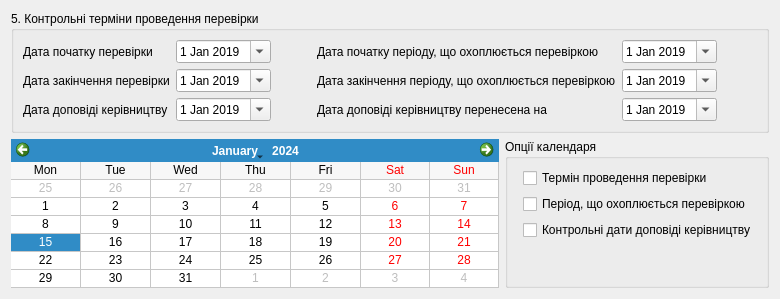
       <widget class="QWidget" name="tabDates">
        <attribute name="title">
         <string>Терміни</string>
        </attribute>
        <layout class="QGridLayout" name="gridLayout_8">
         <item row="0" column="0">
          <widget class="QGroupBox" name="grpDates">
           <property name="title">
            <string>5. Контрольні терміни проведення перевірки</string>
           </property>
           <property name="flat">
            <bool>false</bool>
           </property>
           <layout class="QGridLayout" name="gridLayout_3">
            <item row="0" column="0">
             <widget class="QLabel" name="lblInspectionFrom">
              <property name="text">
               <string>Дата початку перевірки</string>
              </property>
             </widget>
            </item>
            <item row="0" column="1">
             <widget class="QDateEdit" name="fldInspectionFrom">
              <property name="calendarPopup">
               <bool>true</bool>
              </property>
              <property name="date">
               <date>
                <year>2019</year>
                <month>1</month>
                <day>1</day>
               </date>
              </property>
             </widget>
            </item>
            <item row="1" column="0">
             <widget class="QLabel" name="lblInspectionTo">
              <property name="text">
               <string>Дата закінчення перевірки</string>
              </property>
             </widget>
            </item>
            <item row="1" column="1">
             <widget class="QDateEdit" name="fldInspectionTo">
              <property name="calendarPopup">
               <bool>true</bool>
              </property>
              <property name="date">
               <date>
                <year>2019</year>
                <month>1</month>
                <day>1</day>
               </date>
              </property>
             </widget>
            </item>
            <item row="2" column="0">
             <widget class="QLabel" name="lblControlDate">
              <property name="text">
               <string>Дата доповіді керівництву</string>
              </property>
             </widget>
            </item>
            <item row="2" column="1">
             <widget class="QDateEdit" name="fldControlDate">
              <property name="calendarPopup">
               <bool>true</bool>
              </property>
              <property name="date">
               <date>
                <year>2019</year>
                <month>1</month>
                <day>1</day>
               </date>
              </property>
             </widget>
            </item>
            <item row="0" column="3">
             <widget class="QLabel" name="lblPeriodFrom">
              <property name="text">
               <string>Дата початку періоду, що охоплюється перевіркою</string>
              </property>
             </widget>
            </item>
            <item row="0" column="4">
             <widget class="QDateEdit" name="fldPeriodFrom">
              <property name="calendarPopup">
               <bool>true</bool>
              </property>
              <property name="date">
               <date>
                <year>2019</year>
                <month>1</month>
                <day>1</day>
               </date>
              </property>
             </widget>
            </item>
            <item row="1" column="4">
             <widget class="QDateEdit" name="fldPeriodTo">
              <property name="calendarPopup">
               <bool>true</bool>
              </property>
              <property name="date">
               <date>
                <year>2019</year>
                <month>1</month>
                <day>1</day>
               </date>
              </property>
             </widget>
            </item>
            <item row="1" column="3">
             <widget class="QLabel" name="lblPeriodTo">
              <property name="text">
               <string>Дата закінчення періоду, що охоплюється перевіркою</string>
              </property>
             </widget>
            </item>
            <item row="2" column="4">
             <widget class="QDateEdit" name="fldNewControlDate">
              <property name="wrapping">
               <bool>false</bool>
              </property>
              <property name="buttonSymbols">
               <enum>QAbstractSpinBox::UpDownArrows</enum>
              </property>
              <property name="showGroupSeparator" stdset="0">
               <bool>false</bool>
              </property>
              <property name="calendarPopup">
               <bool>true</bool>
              </property>
              <property name="date">
               <date>
                <year>2019</year>
                <month>1</month>
                <day>1</day>
               </date>
              </property>
             </widget>
            </item>
            <item row="2" column="3">
             <widget class="QLabel" name="lblNewControlDate">
              <property name="text">
               <string>Дата доповіді керівництву перенесена на</string>
              </property>
             </widget>
            </item>
            <item row="0" column="2">
             <spacer name="horizontalSpacer">
              <property name="orientation">
               <enum>Qt::Horizontal</enum>
              </property>
              <property name="sizeHint" stdset="0">
               <size>
                <width>40</width>
                <height>20</height>
               </size>
              </property>
             </spacer>
            </item>
            <item row="0" column="5">
             <spacer name="horizontalSpacer_2">
              <property name="orientation">
               <enum>Qt::Horizontal</enum>
              </property>
              <property name="sizeHint" stdset="0">
               <size>
                <width>40</width>
                <height>20</height>
               </size>
              </property>
             </spacer>
            </item>
           </layout>
          </widget>
         </item>
         <item row="1" column="0">
          <layout class="QGridLayout" name="grdCalendar">
           <item row="0" column="1">
            <widget class="QCalendarWidget" name="calendarWidget">
             <property name="gridVisible">
              <bool>true</bool>
             </property>
             <property name="verticalHeaderFormat">
              <enum>QCalendarWidget::NoVerticalHeader</enum>
             </property>
            </widget>
           </item>
           <item row="0" column="2">
            <widget class="QGroupBox" name="grpOptions">
             <property name="title">
              <string>Опції календаря</string>
             </property>
             <layout class="QFormLayout" name="formLayout">
              <item row="0" column="1">
               <widget class="QCheckBox" name="chkDates">
                <property name="text">
                 <string>Термін проведення перевірки</string>
                </property>
                <property name="tristate">
                 <bool>false</bool>
                </property>
               </widget>
              </item>
              <item row="1" column="1">
               <widget class="QCheckBox" name="chkPeriod">
                <property name="text">
                 <string>Період, що охоплюється перевіркою</string>
                </property>
               </widget>
              </item>
              <item row="2" column="1">
               <widget class="QCheckBox" name="chkControlDate">
                <property name="text">
                 <string>Контрольні дати доповіді керівництву</string>
                </property>
               </widget>
              </item>
             </layout>
            </widget>
           </item>
          </layout>
         </item>
        </layout>
       </widget>
